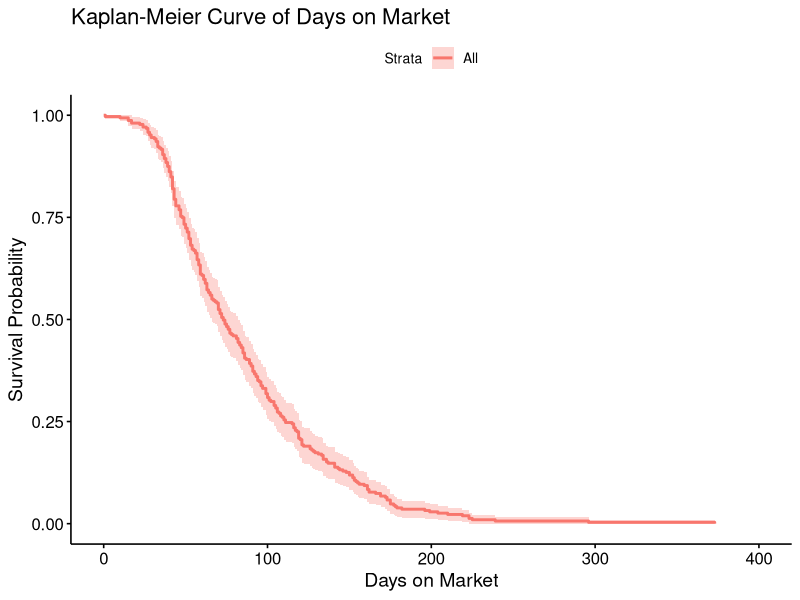
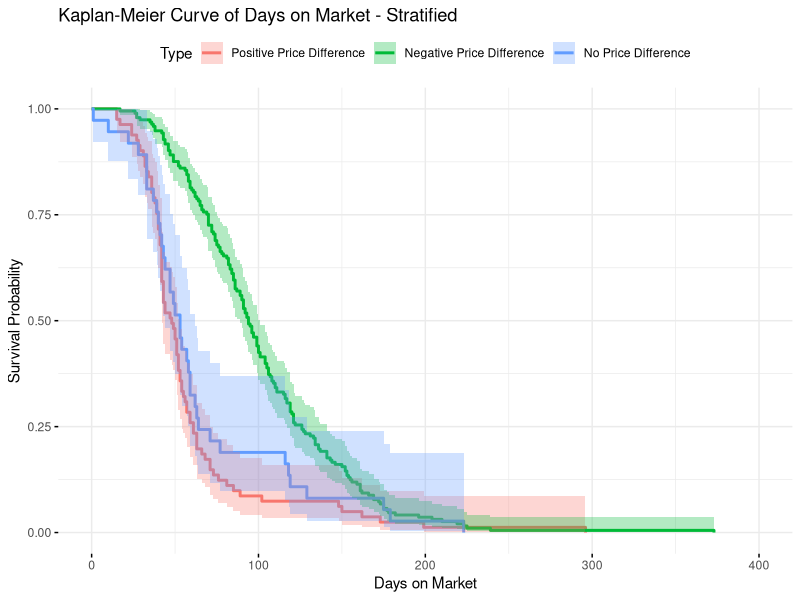
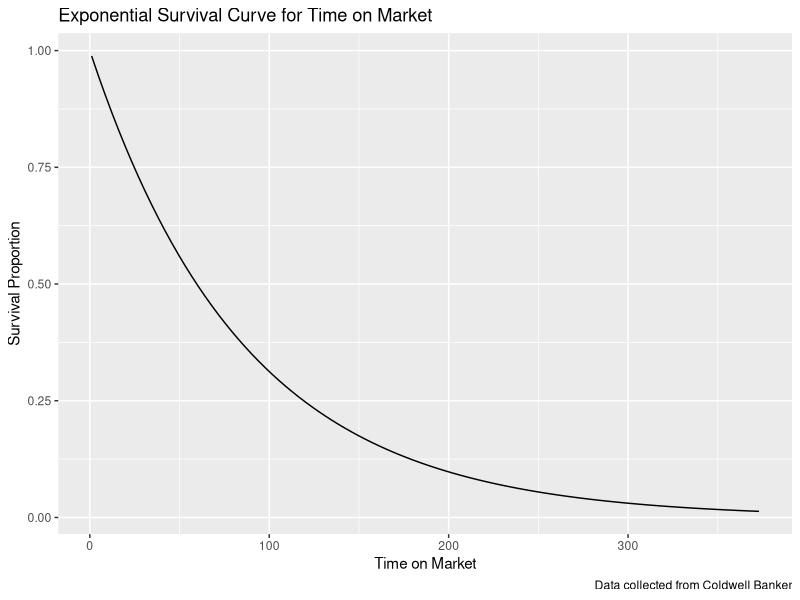
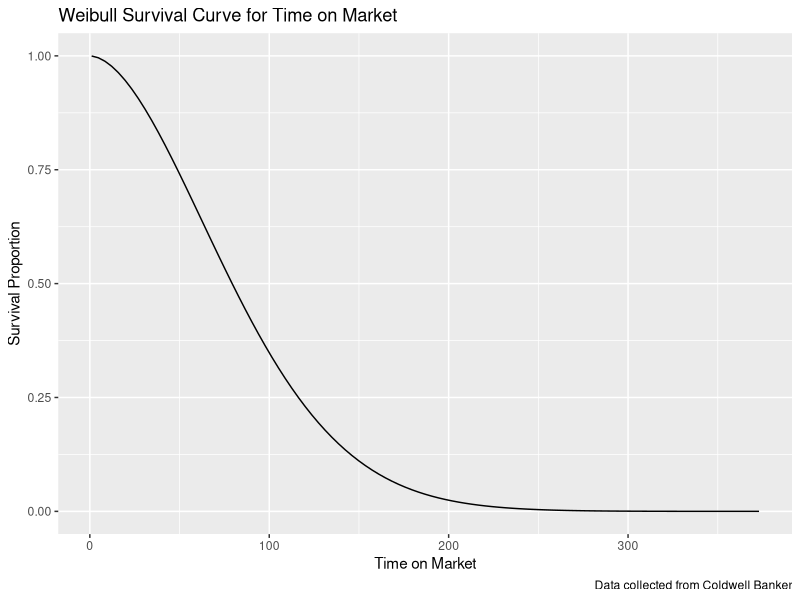
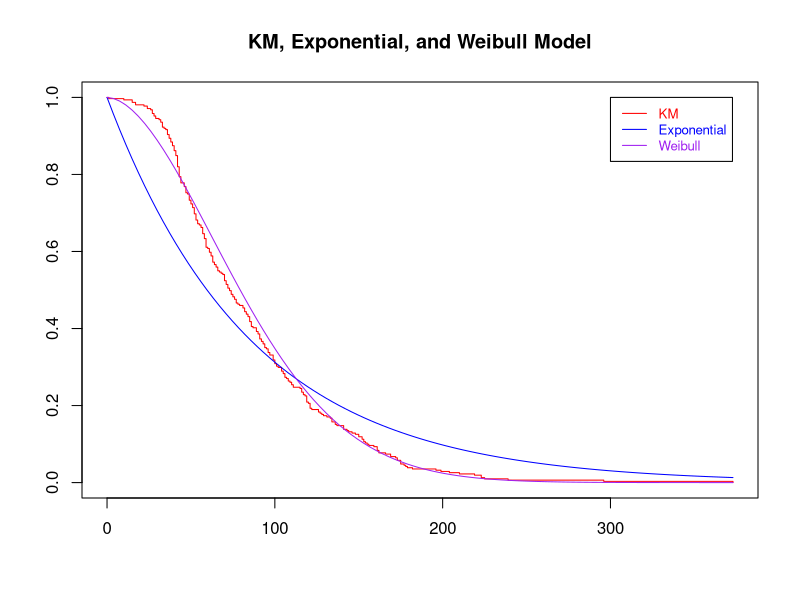
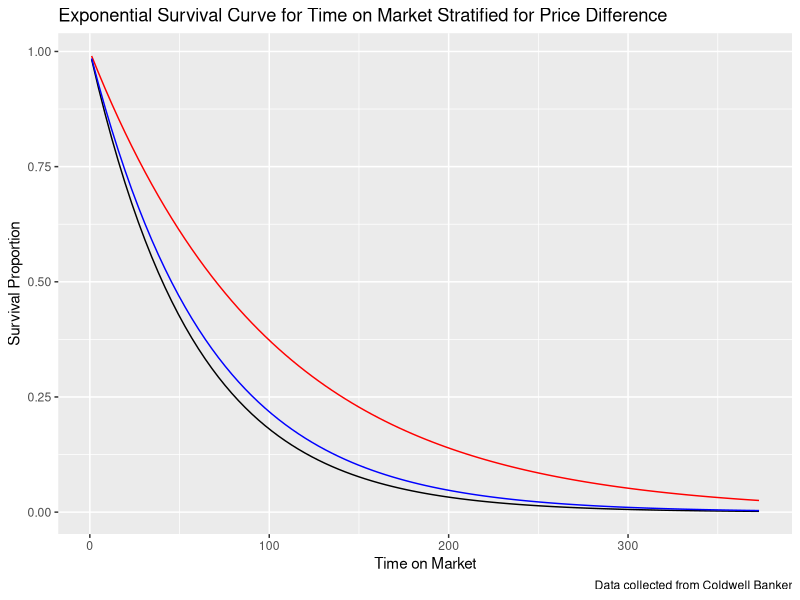
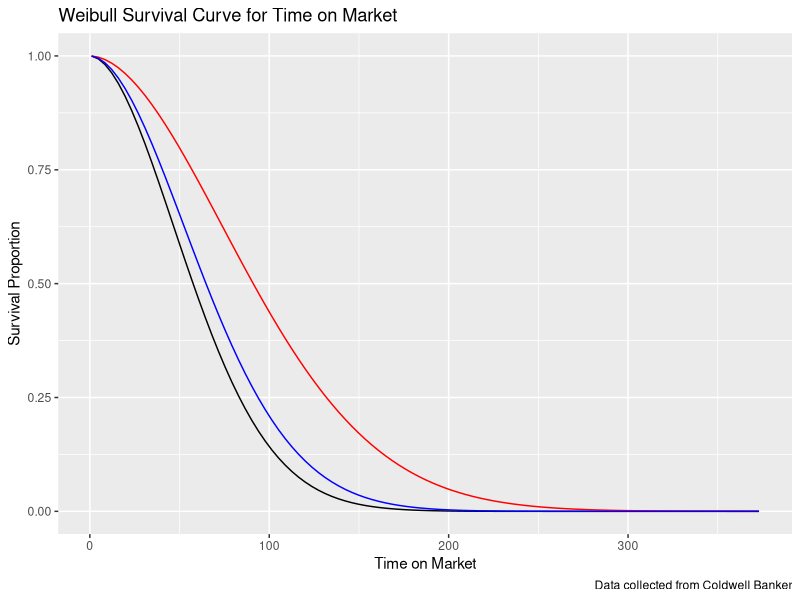

The R script that drew these images, in order:
## ---- chunk 1
knitr::opts_chunk$set(echo = TRUE)

library(tidyverse)
library(readr)
library(ggplot2)
library(survival)
library(survminer)

house <- read_csv("../Source/house_TC.csv")

house <- house %>% mutate(tom = ifelse(tom == 0, 1, tom))

house$prdiff_np <- as.factor(house$prdiff_np)

## ---- chunk 2

# mean(house$tom)
# median(house$tom)
KM = survfit( Surv(tom) ~ 1 , conf.type="plain" , data=house ) 
ggsurvplot(KM, data=house) +
  labs(x = "Days on Market", y = "Survival Probability", title = "Kaplan-Meier Curve of Days on Market")

## ---- chunk 3

# mean(house$tom[house$prdiff_np==1])
# mean(house$tom[house$prdiff_np==2])
# mean(house$tom[house$prdiff_np==3])

# Note: Price Difference = sold - listed
(KMECDF = survfit(Surv(tom) ~ as.factor(prdiff_np), data=house ))
ggsurvplot(KMECDF, data=house, conf.int=T, legend.title="Type", ggtheme = theme_minimal(),
           legend.labs=c("Positive Price Difference","Negative Price Difference", "No Price Difference")) +
  labs(x = "Days on Market", y = "Survival Probability", title = "Kaplan-Meier Curve of Days on Market - Stratified")

## ---- chunk 4

survreg(Surv(tom) ~ 1, dist = "exponential", data=house)

## ---- chunk 5

surv_exp <- function(x) {1-pexp(x, 1/exp(4.454011)) }
# integrate(surv_exp, 0, Inf)
# qexp(0.5, 1/exp(4.454011))
house %>% ggplot(aes(x=tom), conf.int = TRUE) +  
  stat_function(fun=surv_exp, lower.tail=FALSE) + 
  labs(title = "Exponential Survival Curve for Time on Market", x="Time on Market", y="Survival Proportion",
       caption = "Data collected from Coldwell Banker")

## ---- chunk 6

survreg(Surv(tom) ~ 1, dist = "weibull", data=house)

## ---- chunk 7

surv_weibull <- function(x) {1-pweibull(x, 1/0.5511901, exp(4.575712)) }
# integrate(surv_weibull, 0, Inf)
# qweibull(0.5, 1/0.5511901, exp(4.575712))
house %>% ggplot(aes(x=tom), conf.int = TRUE) +  
  stat_function(fun=surv_weibull, lower.tail=FALSE) + 
  labs(title = "Weibull Survival Curve for Time on Market", x="Time on Market", y="Survival Proportion",
     caption = "Data collected from Coldwell Banker")

## ---- chunk 8

plot(KM, col="red", conf.int=F, main="KM, Exponential, and Weibull Model")
curve(1-pexp(x, 1/exp(4.454011)), add=T, col="blue")
curve(1-pweibull(x, 1/0.5511901, exp(4.575712)), add=T, col="purple")
legend(300,1,c("KM","Exponential", "Weibull"), col=c("red","blue","purple") , text.col=c("red","blue","purple") , lty=1 , cex=0.8 )

## ---- chunk 9

survreg(Surv(tom) ~ as.factor(prdiff_np), dist = "weibull", data=house)

## ---- chunk 10

surv <- function(x){1-pexp(x, 1/exp(4.0672313))}
surv1 <- function(x){1-pexp(x, 1/exp(4.0672313 + 0.5522913))}
surv2 <- function(x){1-pexp(x, 1/exp(4.0672313 + 0.1166739))}


house %>% ggplot(aes(x=tom)) + 
  stat_function(fun=surv, lower.tail=FALSE, col="black") + 
  stat_function(fun=surv1, lower.tail=FALSE, col="red") + 
  stat_function(fun=surv2, lower.tail=FALSE, col="blue") +
  labs(title = "Exponential Survival Curve for Time on Market Stratified for Price Difference", x="Time on Market", y="Survival Proportion",
       caption = "Data collected from Coldwell Banker")


## ---- chunk 11

survreg(Surv(tom) ~ prdiff_np, dist = "weibull", data=house)

## ---- chunk 12

surv3 <- function(x){1-pweibull(x, shape=1/0.5340263, scale=exp(4.2485166))}
surv4 <- function(x){1-pweibull(x, shape=1/0.5340263, scale=exp(4.2485166 + 0.4589256))}
surv5 <- function(x){1-pweibull(x, shape=1/0.5340263, scale=exp(4.2485166 + 0.1177328))}


house %>% ggplot(aes(x=tom)) + 
  stat_function(fun=surv3, lower.tail=FALSE, col="black") + 
  stat_function(fun=surv4, lower.tail=FALSE, col="red") +
    stat_function(fun=surv5, lower.tail=FALSE, col="blue") +  labs(title = "Weibull Survival Curve for Time on Market", x="Time on Market", y="Survival Proportion",
       caption = "Data collected from Coldwell Banker") 
## ---- chunk 13

survdiff(Surv(tom) ~ as.factor(prdiff_np), data=house)

## ---- chunk 14

1 - pchisq(37.71+10.75+5.41, df=2)

## ---- chunk 15
# Note: + = hot houses
(HR = (81/41.5)/(193/244.2)) # + / -
## ---- chunk 16
cat("[", HR*exp(-1.96*sqrt(1/41.5+1/244.2)), ", ", HR*exp(+1.96*sqrt(1/41.5+1/244.2)),"]", sep="")
## ---- chunk 17
(HR = (193/244.2)/(37/25.3)) # - / 0
## ---- chunk 18
cat("[", HR*exp(-1.96*sqrt(1/244.2+1/25.3)), ", ", HR*exp(+1.96*sqrt(1/244.2+1/25.3)),"]", sep="")
## ---- chunk 19
# Note: + = hot houses
(HR = (81/41.5)/(37/25.3)) # + / 0
## ---- chunk 20
cat("[", HR*exp(-1.96*sqrt(1/41.5+1/25.3)), ", ", HR*exp(+1.96*sqrt(1/41.5+1/25.3)),"]", sep="")
